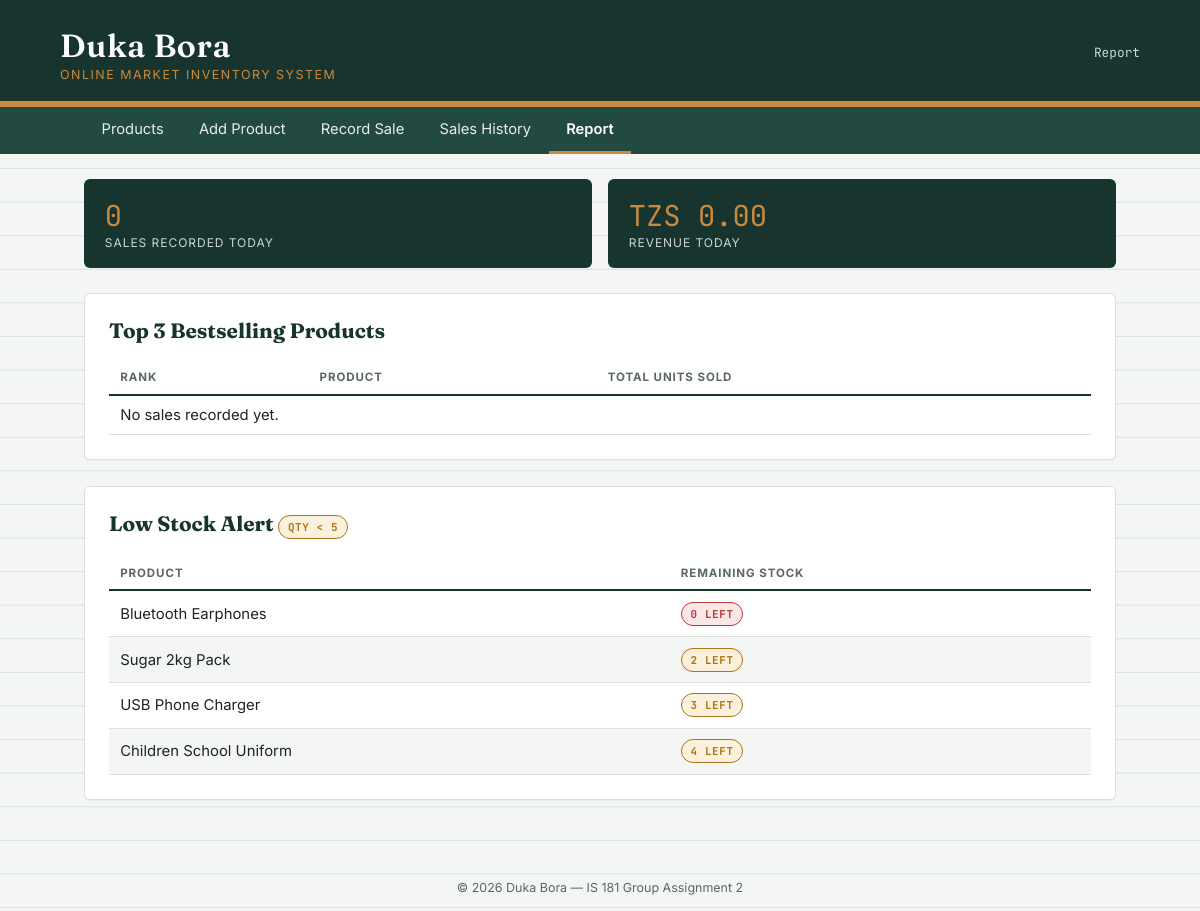
The app's page /report.php with its own data.
### tables this page shows
CREATE TABLE products (
    product_id  INT AUTO_INCREMENT PRIMARY KEY,
    name        VARCHAR(100)   NOT NULL,
    category_id INT            NOT NULL,
    supplier_id INT            NOT NULL,
    price       DECIMAL(10,2)  NOT NULL CHECK (price > 0),
    stock_qty   INT            NOT NULL DEFAULT 0 CHECK (stock_qty >= 0),
    created_at  TIMESTAMP      DEFAULT CURRENT_TIMESTAMP,
    CONSTRAINT fk_products_category
        FOREIGN KEY (category_id) REFERENCES categories(category_id)
        ON DELETE RESTRICT ON UPDATE CASCADE,
    CONSTRAINT fk_products_supplier
        FOREIGN KEY (supplier_id) REFERENCES suppliers(supplier_id)
        ON DELETE RESTRICT ON UPDATE CASCADE
);

### config.php (called while the page is built, shortened)
<?php
function safe_query(mysqli $conn, string $sql, mysqli_stmt $stmt = null) {
    $result = mysqli_query($conn, $sql);
    return $result;
}

### report.php (the view, shortened to what this page needs)
<?php
require 'config.php';
include 'includes/header.php';
$today_result = safe_query($conn,
    "SELECT COUNT(*) AS sale_count, COALESCE(SUM(total_price), 0) AS total_today
     FROM sales
     WHERE DATE(sale_date) = CURDATE()");
$today = mysqli_fetch_assoc($today_result);
$top_result = safe_query($conn,
    "SELECT p.name, SUM(s.qty_sold) AS total_qty
     FROM sales s
     JOIN products p ON s.product_id = p.product_id
     GROUP BY s.product_id, p.name
     ORDER BY total_qty DESC
     LIMIT 3");
$low_stock_result = safe_query($conn,
    "SELECT name, stock_qty FROM products WHERE stock_qty < 5 ORDER BY stock_qty ASC");
?>
<div class="panel-row">
    <div class="stat-tile">
        <div class="value"><?php echo (int)$today['sale_count']; ?></div>
        <div class="label">Sales Recorded Today</div>
    </div>
    <div class="stat-tile">
        <div class="value">TZS <?php echo number_format($today['total_today'], 2); ?></div>
        <div class="label">Revenue Today</div>
    </div>
</div>
<div class="panel">
    <h2>Top 3 Bestselling Products</h2>
    <table class="ledger">
        <thead>
            <tr><th>Rank</th><th>Product</th><th>Total Units Sold</th></tr>
        </thead>
        <tbody>
        <?php if ($top_result && mysqli_num_rows($top_result) > 0): $rank = 1; ?>
            <?php while ($t = mysqli_fetch_assoc($top_result)): ?>
                <tr>
                    <td data-label="Rank"><?php echo $rank++; ?></td>
                    <td data-label="Product"><?php echo htmlspecialchars($t['name']); ?></td>
                    <td data-label="Units Sold" class="num"><?php echo $t['total_qty']; ?></td>
                </tr>
            <?php endwhile; ?>
        <?php else: ?>
            <tr><td colspan="3">No sales recorded yet.</td></tr>
        <?php endif; ?>
        </tbody>
    </table>
</div>
<div class="panel">
    <h2>Low Stock Alert <span class="stamp low">qty &lt; 5</span></h2>
    <table class="ledger">
        <thead>
            <tr><th>Product</th><th>Remaining Stock</th></tr>
        </thead>
        <tbody>
        <?php if ($low_stock_result && mysqli_num_rows($low_stock_result) > 0): ?>
            <?php while ($l = mysqli_fetch_assoc($low_stock_result)): ?>
                <tr>
                    <td data-label="Product"><?php echo htmlspecialchars($l['name']); ?></td>
                    <td data-label="Stock" class="num">
                        <span class="stamp <?php echo $l['stock_qty'] == 0 ? 'out' : 'low'; ?>">
                            <?php echo (int)$l['stock_qty']; ?> left
                        </span>
                    </td>
                </tr>
            <?php endwhile; ?>
        <?php else: ?>
            <tr><td colspan="2">All products are sufficiently stocked.</td></tr>
        <?php endif; ?>
        </tbody>
    </table>
</div>
<?php include 'includes/footer.php'; ?>

### css/style.css (style rules this page uses)
:root { --ink: #17342E; --ink-light: #234A41; --paper: #FFFFFF; --paper-dim: #F4F6F4; --rule: #DAE1DC; --gold: #C98A3E; --text: #1E2422; --text-dim: #5B6862; --stock-in: #2F7A52; --stock-in-bg: #E7F3EC; --stock-low: #A97418; --stock-low-bg: #FBF0DC; --stock-out: #B23A34; --stock-out-bg: #FBE7E5; --font-display: 'Fraunces', Georgia, serif; --font-body: 'Inter', -apple-system, sans-serif; --font-mono: 'JetBrains Mono', 'Courier New', monospace; }
* { box-sizing: border-box; }
body { margin: 0; font-family: var(--font-body); color: var(--text); background: var(--paper-dim); background-image: linear-gradient(var(--rule) 1px, transparent 1px); background-size: 100% 2.1rem; }
.panel { background: var(--paper); border: 1px solid var(--rule); border-radius: 6px; padding: 1.5rem; margin-top: 1.6rem; box-shadow: 0 1px 2px rgba(23,52,46,0.04); }
.panel h2 { font-family: var(--font-display); margin-top: 0; font-size: 1.3rem; color: var(--ink); }
.panel-row { display: grid; grid-template-columns: repeat(auto-fit, minmax(220px, 1fr)); gap: 1rem; margin-top: 1.6rem; }
table.ledger { width: 100%; border-collapse: collapse; margin-top: .5rem; font-size: .93rem; }
table.ledger th { text-align: left; font-family: var(--font-body); font-size: .72rem; text-transform: uppercase; letter-spacing: .08em; color: var(--text-dim); border-bottom: 2px solid var(--ink); padding: .6rem .7rem; }
table.ledger td { padding: .65rem .7rem; border-bottom: 1px solid var(--rule); vertical-align: middle; }
table.ledger tbody tr:nth-child(even) { background: var(--paper-dim); }
.num { font-family: var(--font-mono); }
.stamp { display: inline-block; font-family: var(--font-mono); font-size: .68rem; font-weight: 700; letter-spacing: .06em; text-transform: uppercase; padding: .25rem .55rem; border-radius: 999px; border: 1.5px solid currentColor; }
.stamp.low { color: var(--stock-low); background: var(--stock-low-bg); }
.stamp.out { color: var(--stock-out); background: var(--stock-out-bg); }
.stat-tile { background: var(--ink); color: #fff; border-radius: 6px; padding: 1.1rem 1.3rem; }
.stat-tile .value { font-family: var(--font-mono); font-size: 1.8rem; color: var(--gold); }
.stat-tile .label { font-size: .75rem; text-transform: uppercase; letter-spacing: .08em; color: #C9D6D0; }

### records on screen
products: name "Bluetooth Earphones", stock_qty "0"
products: name "Sugar 2kg Pack", stock_qty "2"
products: name "USB Phone Charger", stock_qty "3"
products: name "Children School Uniform", stock_qty "4"

### other values on screen
$page_title "Report"
$label "Products"
$label "Add Product"
$label "Record Sale"
$label "Sales History"
$label "Report"
$today['sale_count'] "0"
$today['total_today'] "0.00"
